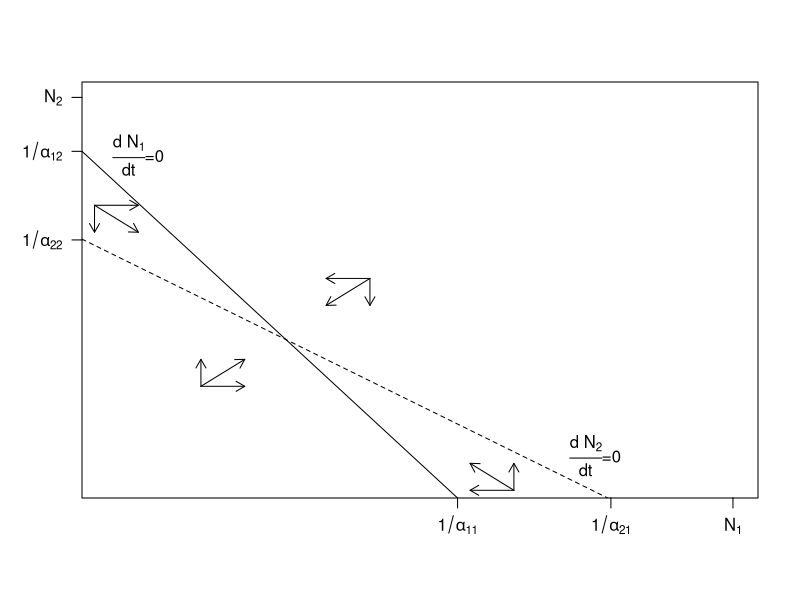

Here is the R script that generated this plot:
# Phase Plane Example. R-Book.(833-835)

plot(c(0,1),c(0,1),ylab="",xlab="",xaxt="n",yaxt="n",type="n")
abline(0.8,-1.5)
abline(0.6,-0.8,lty=2)

axis(1,at=0.805,lab=expression(1/alpha[21]))
axis(1,at=0.560,lab=expression(1/alpha[11]))

axis(2,at=0.860,lab=expression(1/alpha[12]),las=1)
axis(2,at=0.630,lab=expression(1/alpha[22]),las=1)

text(0.05,0.85,expression(paste(frac("d N"[1],"dt"),"=0")))
text(0.78,0.07,expression(paste(frac("d N"[2],"dt"),"=0")))

arrows(-0.02,0.72,0.05,0.72,length=0.1)
arrows(-0.02,0.72,-0.02,0.65,length=0.1)
arrows(-0.02,0.72,0.05,0.65,length=0.1)

arrows(0.65,-0.02,0.65,0.05,length=0.1)
arrows(0.65,-0.02,0.58,-0.02,length=0.1)
arrows(0.65,-0.02,0.58,0.05,length=0.1)

arrows(0.15,0.25,0.15,0.32,length=0.1)
arrows(0.15,0.25,0.22,0.25,length=0.1)
arrows(0.15,0.25,0.22,0.32,length=0.1)

arrows(0.42,0.53,0.42,0.46,length=0.1)
arrows(0.42,0.53,0.35,0.53,length=0.1)
arrows(0.42,0.53,0.35,0.46,length=0.1)

axis(1,at=1,lab=expression(N[1]))
axis(2,at=1,lab=expression(N[2]),las=1)
